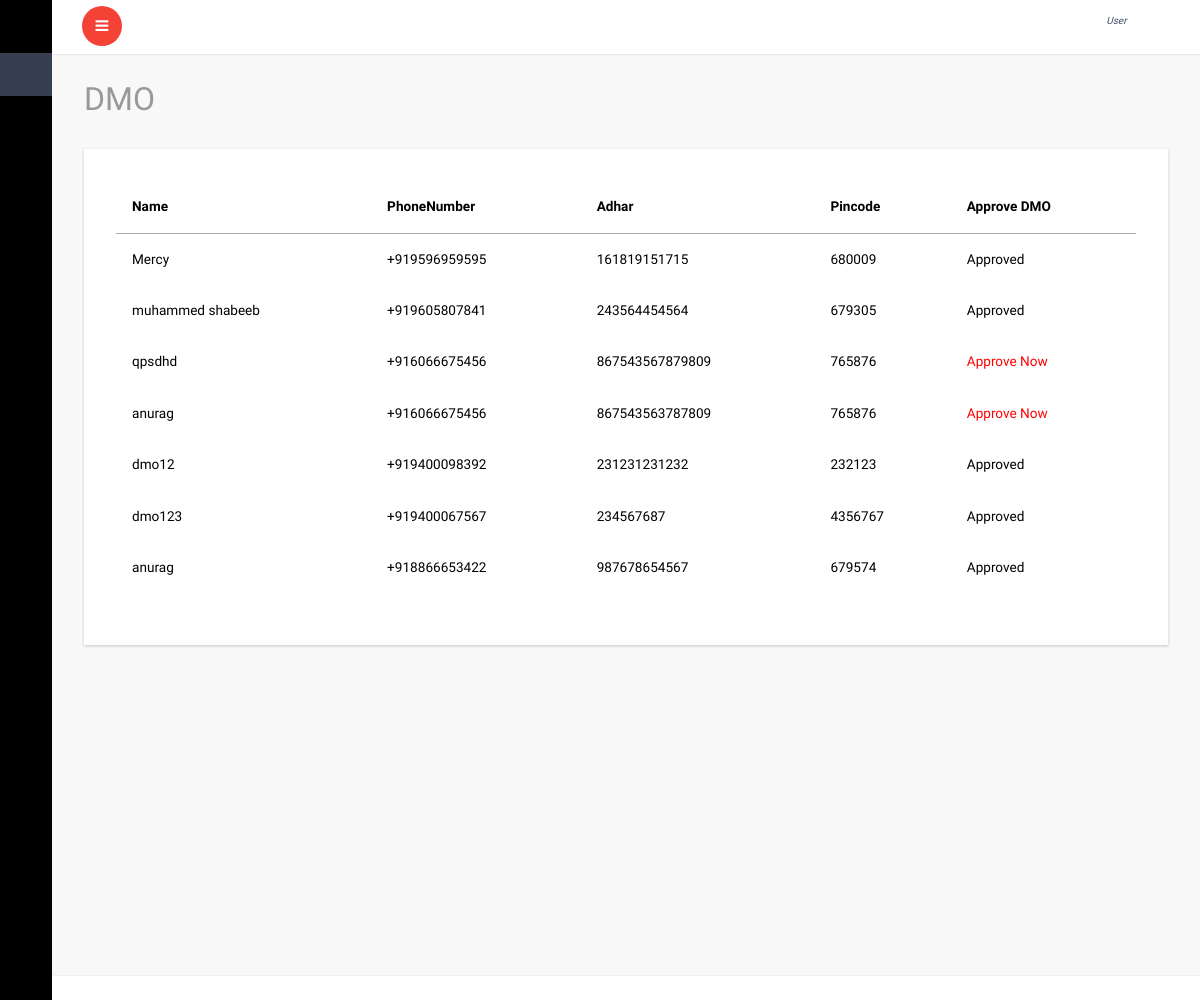
The app's page /all_dmo/, older data.
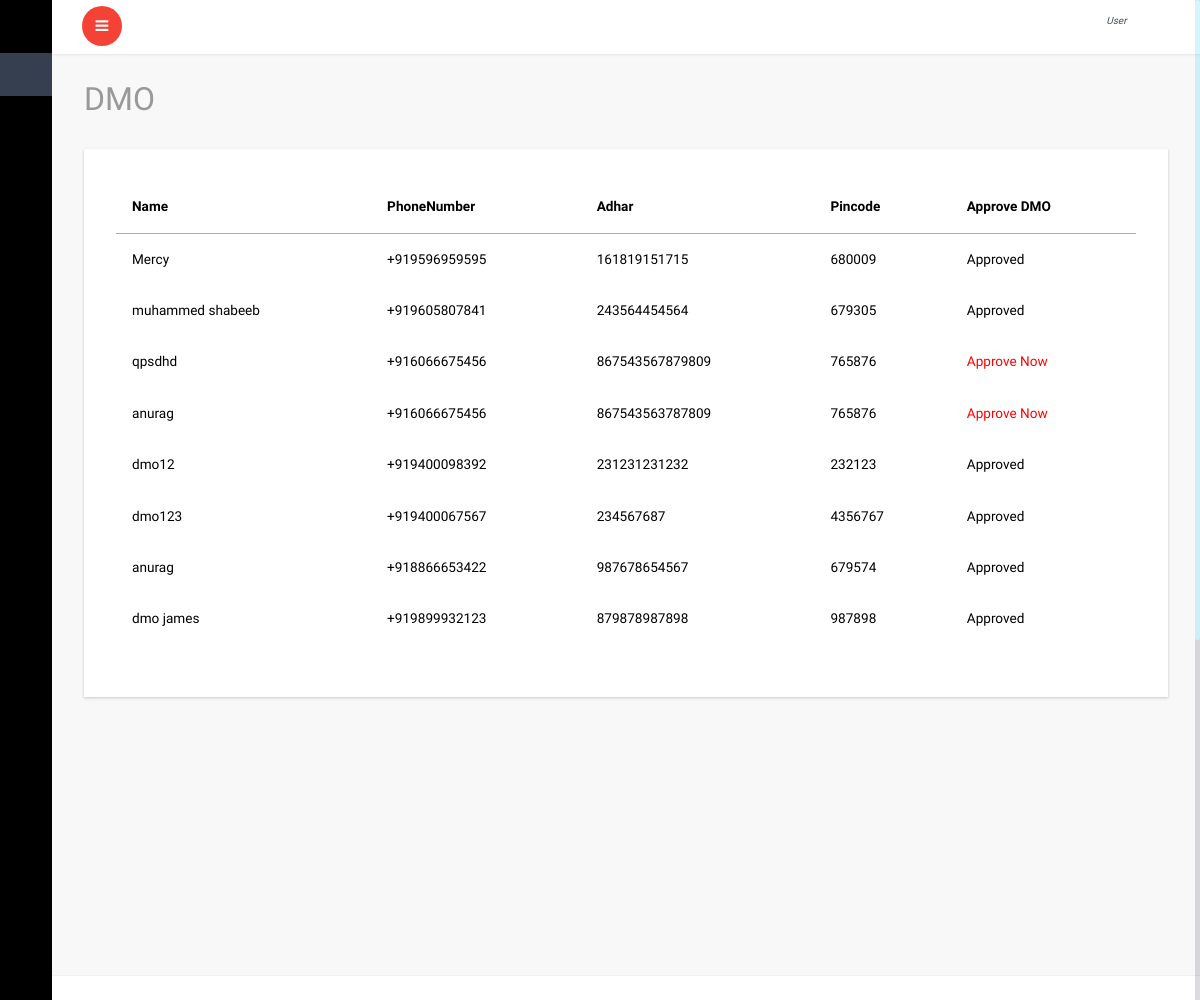
The same page, newer data.
### account/models.py (models this page shows, shortened)
class DMO(models.Model):
    user=models.OneToOneField(User,on_delete=models.CASCADE)
    name=models.CharField(max_length=30)
    phonenumber=PhoneNumberField()
    adhar=models.PositiveIntegerField(unique=True)
    pincode=models.PositiveIntegerField()
    status_appruval=models.BooleanField(default=False)

### account/views.py (the view)
# urls.py: path('all_dmo/',views.all_dmo,name='all_dmo'),
def all_dmo(request):
    c=DMO.objects.all()
    return render(request,'admin/dmo.html',{'c':c})

### templates/admin/dmo.html (shortened to what this page needs)
{% extends 'dashboard/index.html' %}
{% block content %}
			<div id="page-wrapper">
				<div class="graphs">
					<h3 class="blank1">DMO</h3>
					 <div class="xs tabls">
						<div class="bs-example4" data-example-id="contextual-table">
                            <table class="table">
                                {% if c %}
                                <thead>
                                    <tr>
                                      <th>Name</th>
                                      <th>PhoneNumber</th>
                                       <th>Adhar</th>
                                       <th>Pincode</th>
                                        <th>Approve DMO</th>
                                    </tr>
                                </thead>
                                <tbody>
                                    {% for l in c %}
                                    <tr>
                                        <td>{{l.name}}</td>
                                        <td>{{l.phonenumber}}</td>
                                        <td>{{l.adhar}}</td>
                                        <td>{{l.pincode}}</td>
                                     {% if l.status_appruval == True %}
                                        <td>Approved</td>
                                        {% else %}
                                        <td><a href="{% url 'dmoappruval' l.id %}" style="color: red;">Approve Now</a></td>
                                        {% endif %}
                                    </tr>
                                    {% endfor %}
                                </tbody>
                            </table>
                            {% else %}
                            <h4>No Centers Registerd For appruval</h4>
                            {% endif %}
					   </div>
						</div>
						</div>
					</div>
		{% endblock %}

### templates/dashboard/index.html (shortened to what this page needs)
<!DOCTYPE HTML>
<html>
{% include 'dashboard/left.html' %}
    {% include 'dashboard/header.html' %}
			{% block content %}{% endblock %}
			<footer>
			</footer>
</body>
</html>

### templates/dashboard/left.html (shortened to what this page needs)
<html lang="en">
<head>
</head>
<body>
    <head>
        <link href="/static/dashboard/css/bootstrap.min.css" rel='stylesheet' type='text/css' />
        <link href="/static/dashboard/css/style.css" rel='stylesheet' type='text/css' />
        <link href="/static/dashboard/css/font-awesome.css" rel="stylesheet">
        <link rel="stylesheet" href="/static/dashboard/css/icon-font.min.css" type='text/css' />
        <link href="/static/dashboard/css/animate.css" rel="stylesheet" type="text/css" media="all">
        </head>
         <body class="sticky-header left-side-collapsed"  onload="initMap()">
            <section>
                <div class="left-side sticky-left-side">
                    <div class="logo-icon text-center">
                        <a href="{% url 'index' %}"><i class="lnr lnr-home"></i> </a>
                    </div>
                    <div class="left-side-inner">
                            <ul class="nav nav-pills nav-stacked custom-nav">
                                <li class="active"><a href="{% url 'dashboard' %}"><i class="lnr lnr-power-switch"></i><span>Dashboard</span></a></li>
                            </ul>
                    </div>
                </div>
</body>
</html>

### templates/dashboard/header.html (shortened to what this page needs)
<html lang="en">
<head>
</head>
<body>
		<div class="main-content">
			<div class="header-section">
			<a class="toggle-btn  menu-collapsed"><i class="fa fa-bars"></i></a>
			<div class="menu-right">
				<div class="user-panel-top">
					<div class="profile_details">
						<ul>
							<li class="dropdown profile_details_drop">
								<a href="#" class="dropdown-toggle" data-toggle="dropdown" aria-expanded="false">
									<div class="profile_img">
										{% if user.is_superuser %}
										<span style="background:url(/static/dashboard/images/1.jpg) no-repeat center"> </span>
										 <div class="user-name">
											<p>{{user.username}}<span>Administrator</span></p>
											{% elif user.center.center_type == 'Hospital' %}
											<span style="background:url({{user.center.center_photo.url}}) no-repeat center"> </span>
										 	<div class="user-name">
											<p>{{user.center.center_name}}<span>Hospital</span></p>
											{% elif user.center.user_type == 'CSLTC' %}
											<span style="background:url({{user.center.center_photo.url}}) no-repeat center"> </span>
										 	<div class="user-name">
											<p>{{user.center.center_name}}<span>CSLTC</span></p>
											{% elif user.center.user_type == 'CFLTC' %}
											<span style="background:url({{user.center.center_photo.url}}) no-repeat center"> </span>
										 	<div class="user-name">
											<p>{{user.center.center_name}}<span>CFLTC</span></p>
											{% elif user.center.user_type == 'Domicile' %}
											<span style="background:url({{user.center.center_photo.url}}) no-repeat center"> </span>
										 	<div class="user-name">
											<p>{{user.center.center_name}}<span>Domicile</span></p>
											{% elif user.lab.lab_type == 'private' %}
											<span style="background:url({{user.lab.photo_of_lab.url}}) no-repeat center"> </span>
										 	<div class="user-name">
											<p>{{user.lab.lab_name}}<span>Lab</span></p>
											{% elif user.lab.lab_type == 'hospital' %}
											<span style="background:url({{user.lab.photo_of_lab.url}}) no-repeat center"> </span>
										 	<div class="user-name">
											<p>{{user.lab.center.center_name}}<span>Lab</span></p>
											{% elif user.home %}
										 	<div class="user-name">
											<p>{{user.home.name}}<span>Home</span></p>
											{% elif user.dmo %}
										 	<div class="user-name">
											<p>{{user.dmo.name}}<span>DMO</span></p>
											{% elif user.doctor %}
											<span style="background:url({{user.doctor.doctor_photo.url}}) no-repeat center"> </span>
										 	<div class="user-name">
											<p>{{user.dmo.name}}<span>Doctor</span></p>
											{% else %}
											<div class="user-name">
											<p>{{user.userregister.name}}<span>User</span></p>
											{% endif %}
										 </div>
										 <i class="lnr lnr-chevron-down"></i>
										<div class="clearfix"></div>
									</div>
								</a>
							</li>
							<div class="clearfix"> </div>
						</ul>
					</div>
					<div class="clearfix"></div>
				</div>
			  </div>
			</div>
</body>
</html>

Row changes from the older to the newer data that the page shows:
added DMO: name "dmo james", phonenumber "+919899932123", adhar "879878987898", pincode "987898", status_appruval "Approved"
